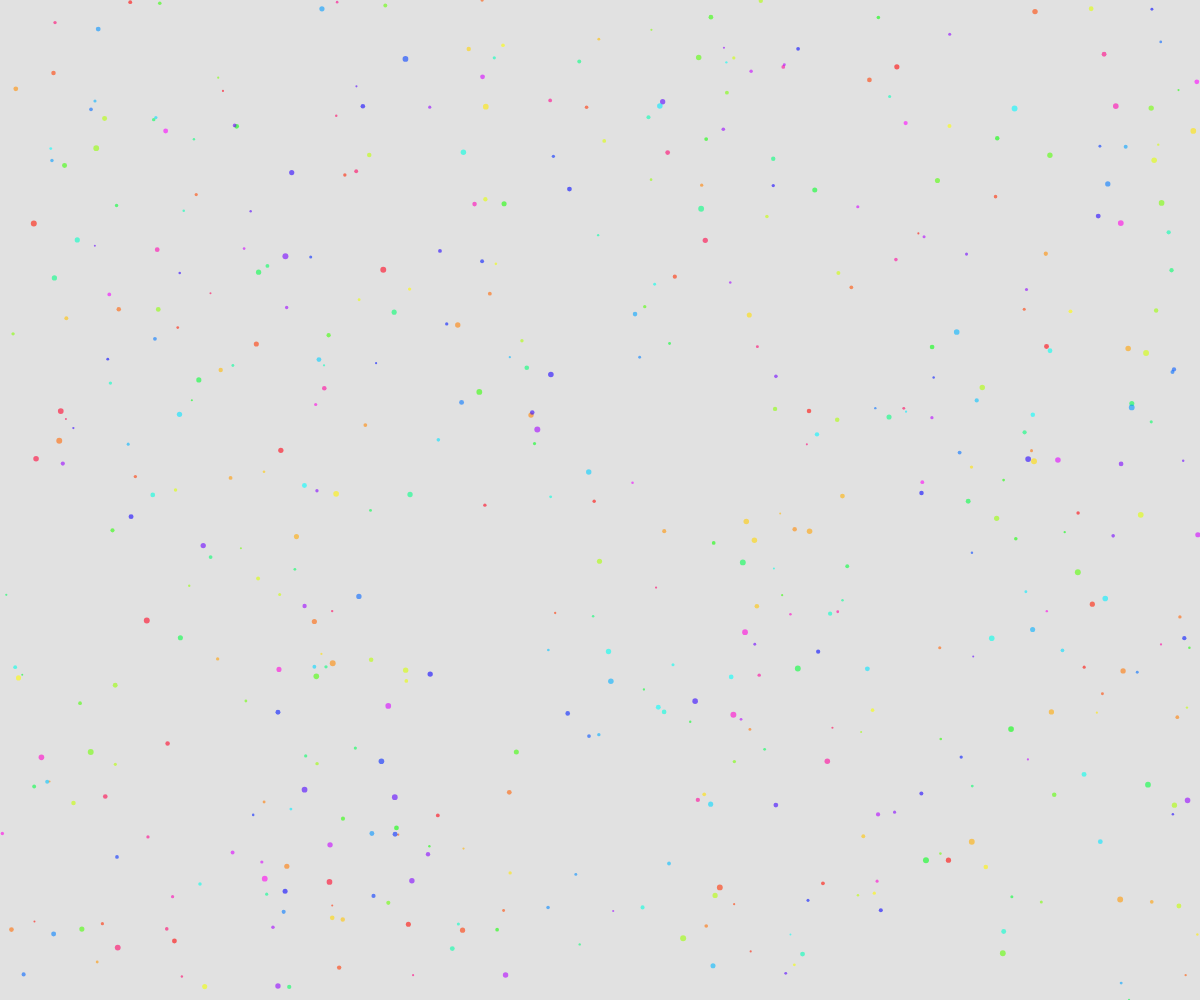
Frame 1 (no input)
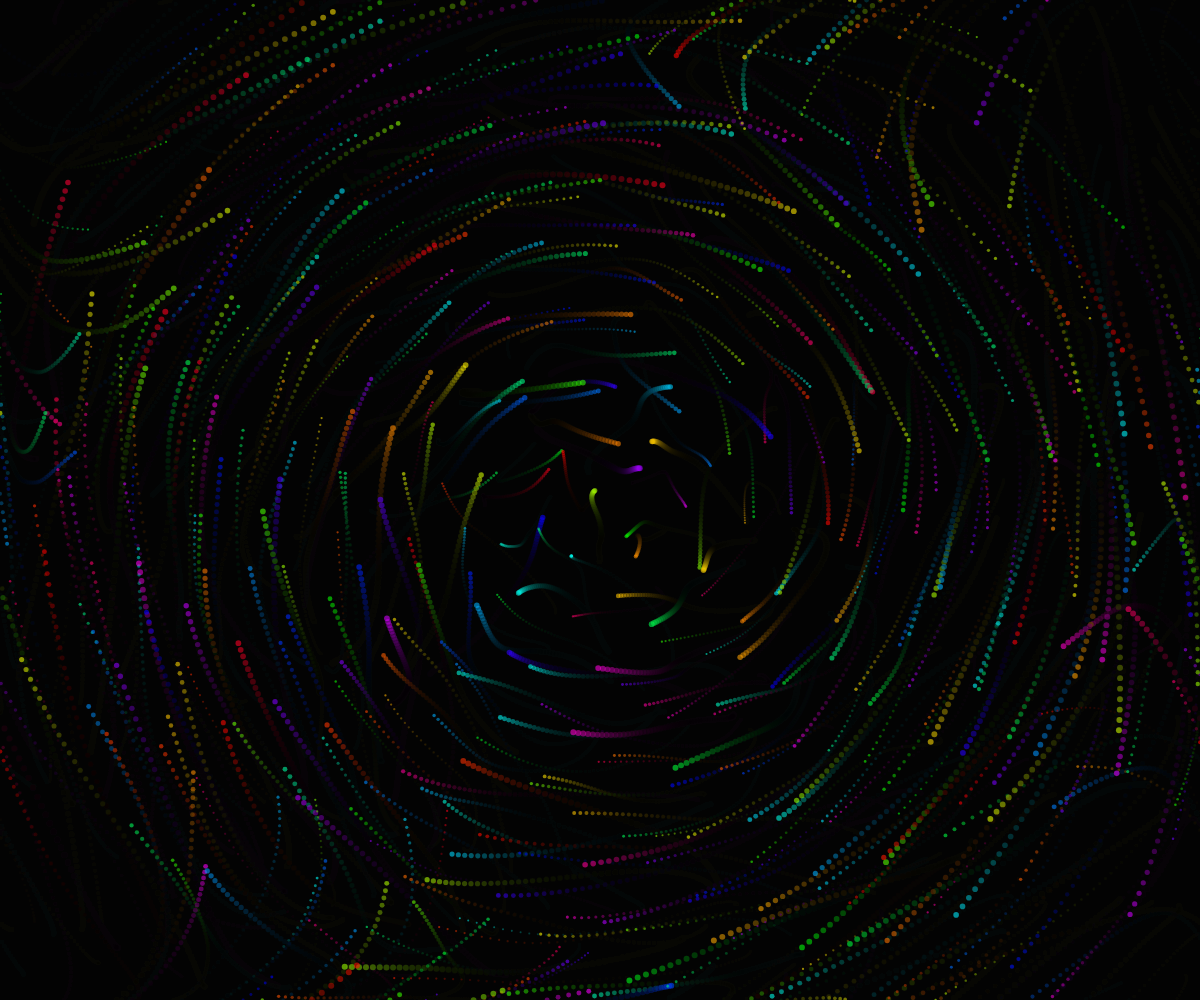
Frame 60 (no input)
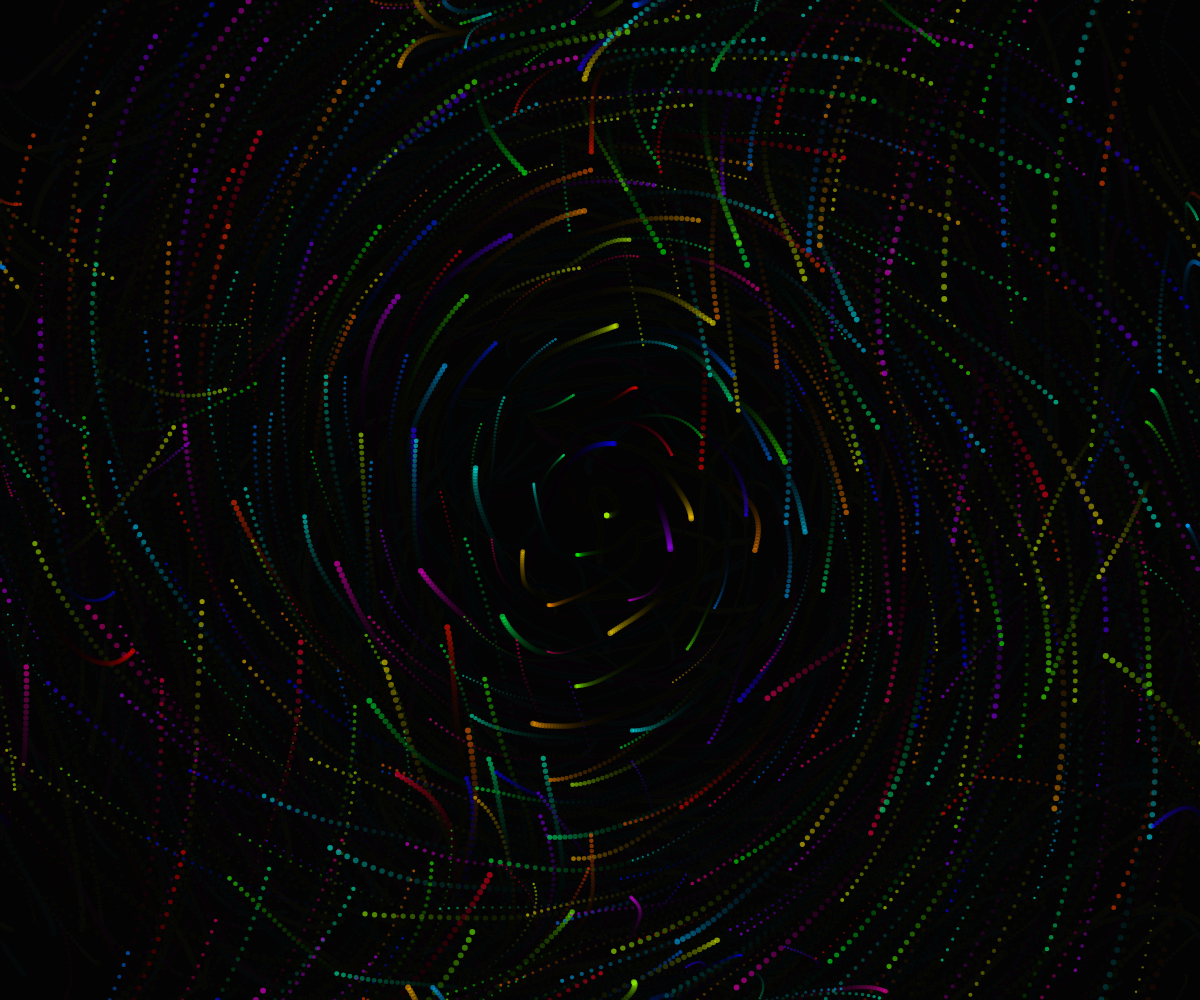
Frame 120 (the mouse pressed at the canvas centre since frame 60)

The p5.js sketch that drew these frames (run headless with seeded random() and noise() and a simulated clock; from frame 60 on, the mouse is pressed at the canvas centre):

// p5.js sketch
// ── sketch.js
let particles = [];
const numParticles = 500;
const repulsionRadius = 80;
const repulsionStrength = 0.5;
let spiralCenterX, spiralCenterY;
let time = 0;

function setup() {
  createCanvas(windowWidth, windowHeight);
  colorMode(HSB, 255);
  
  // Initialize particles with random positions and velocities
  for (let i = 0; i < numParticles; i++) {
    particles.push({
      x: random(width),
      y: random(height),
      vx: random(-1, 1),
      vy: random(-1, 1),
      hue: random(255),
      size: random(2, 6)
    });
  }
  
  spiralCenterX = width / 2;
  spiralCenterY = height / 2;
}

function draw() {
  background(0, 0, 0, 30); // Semi-transparent background for trail effect
  
  time += 0.01;
  
  // Update and display particles
  for (let i = 0; i < particles.length; i++) {
    let p = particles[i];
    
    // Apply repulsion forces from nearby particles
    for (let j = 0; j < particles.length; j++) {
      if (i !== j) {
        let other = particles[j];
        let dx = p.x - other.x;
        let dy = p.y - other.y;
        let distance = Math.sqrt(dx * dx + dy * dy);
        
        if (distance < repulsionRadius && distance > 0) {
          let force = repulsionStrength * (repulsionRadius - distance) / repulsionRadius;
          p.vx += dx * force * 0.01;
          p.vy += dy * force * 0.01;
        }
      }
    }
    
    // Add some spiral motion
    let dx = p.x - spiralCenterX;
    let dy = p.y - spiralCenterY;
    let angle = atan2(dy, dx);
    let radius = Math.sqrt(dx * dx + dy * dy);
    
    // Spiral movement
    p.vx += -dy * 0.0005;
    p.vy += dx * 0.0005;
    
    // Update position with velocity
    p.x += p.vx;
    p.y += p.vy;
    
    // Apply damping to prevent infinite acceleration
    p.vx *= 0.98;
    p.vy *= 0.98;
    
    // Wrap around screen edges
    if (p.x < 0) p.x = width;
    if (p.x > width) p.x = 0;
    if (p.y < 0) p.y = height;
    if (p.y > height) p.y = 0;
    
    // Draw particle as a streak
    stroke(p.hue, 255, 255, 150);
    noFill();
    strokeWeight(p.size);
    
    // Draw trail
    point(p.x, p.y);
  }
  
  // Add a subtle central force to enhance spiral formations
  let centerX = width / 2 + cos(time) * 50;
  let centerY = height / 2 + sin(time) * 50;
  
  for (let i = 0; i < particles.length; i++) {
    let p = particles[i];
    let dx = p.x - centerX;
    let dy = p.y - centerY;
    let distance = Math.sqrt(dx * dx + dy * dy);
    
    if (distance > 10) {
      let force = 0.0002;
      p.vx -= dx * force;
      p.vy -= dy * force;
    }
  }
}

function windowResized() {
  resizeCanvas(windowWidth, windowHeight);
}
